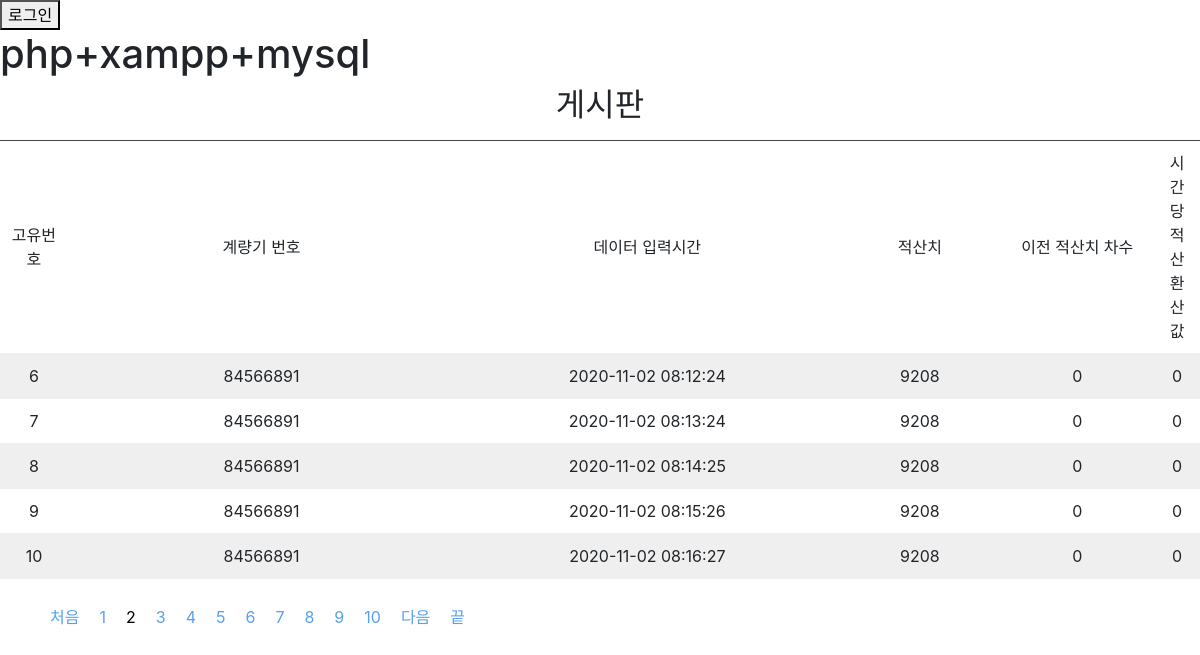
Screenshot of /test.php?page=2 with the database file from the repository.
### tables this page shows
CREATE TABLE `data` (
  `number` int NOT NULL,
  `time` datetime NOT NULL,
  `value` int NOT NULL,
  `degree` int NOT NULL,
  `conver` int NOT NULL
);

### test.php (the view, shortened to what this page needs)
<!DOCTYPE html>
<html>
<head>
        <link rel="stylesheet" href="page.css">
        <link rel="stylesheet" href="bootstrap.css">
        <link rel="stylesheet" href="bootstrap.min.css">
</head>
<body>
<?php
                $connect = mysqli_connect('localhost', 'root', 'root', 'board') or die ("connect fail");
                $query ="select * from data order by number desc";
                $result = $connect->query($query);
                $total = mysqli_num_rows($result);
                if(isset($_SESSION['userid'])) {
                        echo $_SESSION['userid'];?>님이(가) 접속중입니다.
                        <button onclick="location.href='./logout.php'" style="margin-left:200px; vertical-align=top;">로그아웃</button>
                        <br/>
                        <button><font style="cursor: hand"onClick="location.href='./write.php'">글 쓰기</font></button>
                        <button><font style="cursor: hand"onClick="location.href='./export.php'">추출하기</font></button>
                <?php
                while ($row = mysqli_fetch_array($result)) {
                       $number[] = $row['number'];
                       $value[] = $row['value'];
                       $degree[] = $row['degree'];
                       $conver[] = $row['conver'];
                }
                ?>
        <?php
                }
                else {
        ?>              <button onclick="location.href='./login.php'">로그인</button>
                        <br />
        <?php   }
        ?>
        <?php
                if(isset($_GET["page"]))
                        $page = $_GET["page"];
                else
                        $page = 1;
        ?>
<?php
        if(isset($_GET['page'])) {
                $page = $_GET['page'];
        } else {
                $page = 1;
        }
        $sql = 'select count(*) as cnt from data order by number desc';
        $result = $connect->query($sql);
        $row = $result->fetch_assoc();
        $allPost = $row['cnt'];
        $onePage = 5;
        $allPage = ceil($allPost / $onePage);
            ?>
        <?php
        $oneSection = 10;
        $currentSection = ceil($page / $oneSection);
        $allSection = ceil($allPage / $oneSection);
        $firstPage = ($currentSection * $oneSection) - ($oneSection - 1);
        if($currentSection == $allSection) {
                     $lastPage = $allPage;
        } else {
                $lastPage = $currentSection * $oneSection;
        }
        $nextPage = (($currentSection + 1) * $oneSection) - ($oneSection - 1);
        $paging = '<ul>';
        if($page != 1) {
                $paging .= '<li class="page page_start"><a href="./test.php?page=1">처음</a></li>';
        }
        for($i = $firstPage; $i <= $lastPage; $i++) {
                if($i == $page) {
                        $paging .= '<li class="page current">' . $i . '</li>';
                } else {
                        $paging .= '<li class="page"><a href="./test.php?page=' . $i . '">' . $i . '</a></li>';
                }
        }
        if($currentSection != $allSection) {
                $paging .= '<li class="page page_next"><a href="./test.php?page=' . $nextPage . '">다음</a></li>';
        }
        if($page != $allPage) {
                $paging .= '<li class="page page_end"><a href="./test.php?page=' . $allPage . '">끝</a></li>';
        }
        $paging .= '</ul>';
        $currentLimit = ($onePage * $page) - $onePage;
        $sqlLimit = ' limit ' . $currentLimit . ', ' . $onePage;
        $sql = 'select * from ( select @rownum:=@rownum+1  no, 	A.* from data A, (select @rownum := 0) r where  1=1 order by number desc ) list' . $sqlLimit;
        $result = $connect->query($sql);
        ?>
        <h1>php+xampp+mysql</h1>
        <h2 align=center>게시판</h2>
        <table align = center>
        <thead align = "center">
        <tr>
        <td width ="80" align="center">고유번호</td>
        <td width = "50" align="center">계량기 번호</td>
        <td width = "500" align = "center">데이터 입력시간</td>
        <td width = "100" align = "center">적산치</td>
        <td width = "200" align = "center">이전 적산치 차수</td>
        <td width = "50" align = "center">시간당 적산 환산값</td>
        </tr>
        </thead>
        <tbody>
        <?php
                while($rows = mysqli_fetch_assoc($result)){
                        if($total%2==0){
        ?>                      <tr class = "even">
                        <?php   }
                        else{
        ?>                      <tr>
                        <?php } ?>
                <td width = "50" align = "center"><?php echo $rows['no']?></td>
                <td width = "500" align = "center">
                <?php echo $rows['number']?></td>
                  <td width = "100" align = "center"><?php echo $rows['time']?></td>
                <td width = "200" align = "center"><?php echo $rows['value']?></td>
                <td width = "50" align = "center"><?php echo $rows['degree']?></td>
                <td width="50" align="center"><?php echo $rows['conver']?></td>
                </tr>
        <?php
                $total--;
                }
        ?>
        </tbody>
        </table>
        <div class = text>
        <div class="paging">
<?php echo $paging ?>
</div>
        </div>
</body>
</html>

### page.css (style rules this page uses)
.page { float: left; list-style: none; padding: 10px; margin-top: -20px; text-align: center; vertical-align: center; margin-right: 0px; }
a:link { color: red; text-decoration: none; }

### test.php (style rules this page uses)
table { border-top: 1px solid #444444; border-collapse: collapse; }
tr { border-bottom: 1px solid #444444; padding: 10px; }
td { border-bottom: 1px solid #efefef; padding: 10px; }
table .even { background: #efefef; }
.text { text-align:center; padding-top:20px; color:#000000 }
a:link { color : #57A0EE; text-decoration:none; }

### rows the page displays
data: no "6", number "84566891", time "2020-11-02 08:12:24", value "9208", degree "0", conver "0"
data: no "7", number "84566891", time "2020-11-02 08:13:24", value "9208", degree "0", conver "0"
data: no "8", number "84566891", time "2020-11-02 08:14:25", value "9208", degree "0", conver "0"
data: no "9", number "84566891", time "2020-11-02 08:15:26", value "9208", degree "0", conver "0"
data: no "10", number "84566891", time "2020-11-02 08:16:27", value "9208", degree "0", conver "0"
